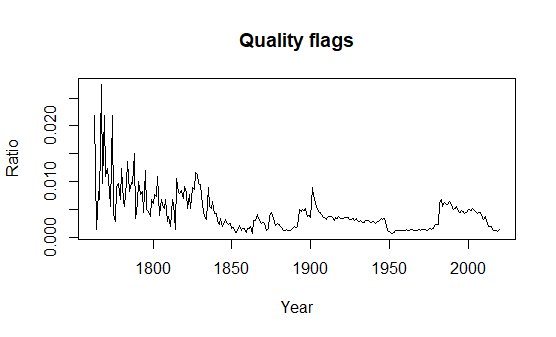

Write R code to recreate this figure.
# Simple plot

data = read.csv('c2e.csv', header = FALSE)
ts = ts(data$V4, start = 1763, end = 2020)
plot(ts, xlab = 'Year', ylab = 'Ratio', main = 'Quality Flags')
